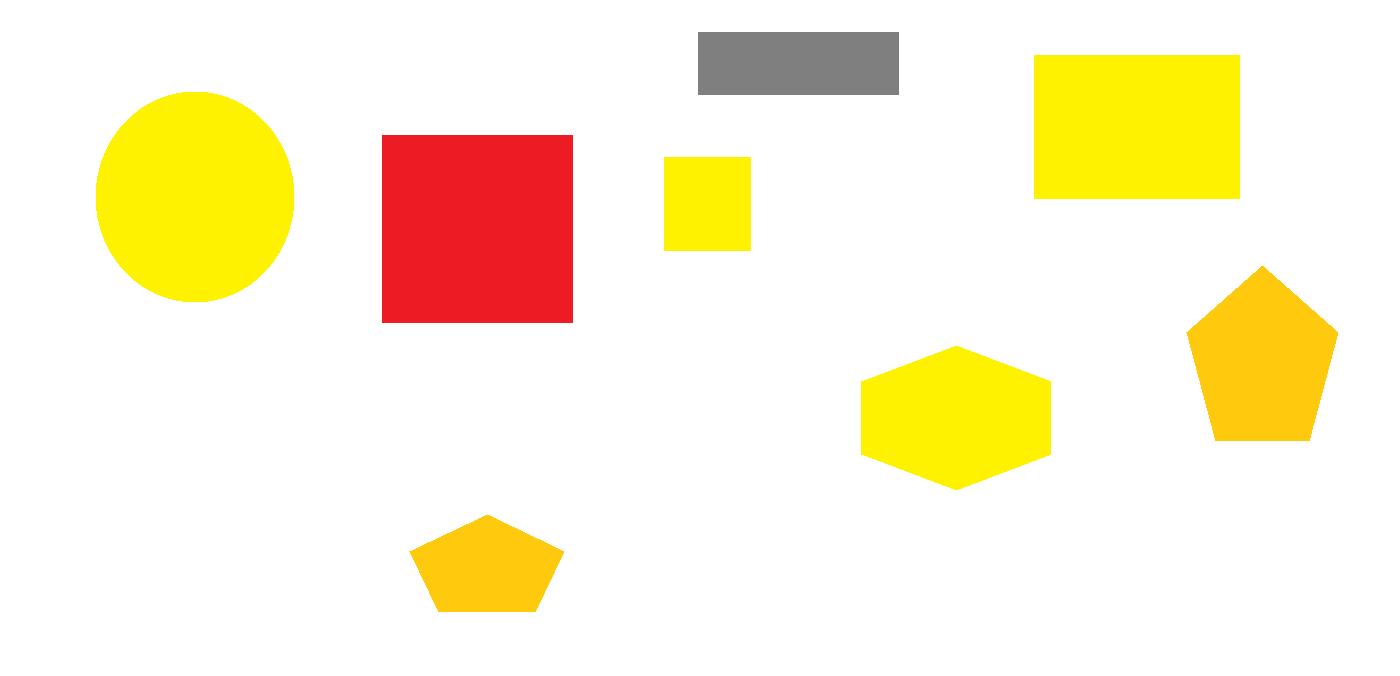
#> input picture PythonApplication3/img.jpg, 1400 x 676 px
$ python PythonApplication3.py
#> lines starting #> are read from the running program, lines starting #| are printed output that depends on the picture; after the words box and inside, x2 and y2 are one past the last pixel; in counts of white or black regions, pixels touching at a corner belong together
import cv2
import imutils
import os

image = cv2.imread('img.jpg')
#> image is the input picture: shape (676, 1400, 3); mean B, G, R 213, 241.8, 252.6
(h, w, d) = image.shape
#> h = 676; w = 1400; d = 3
print("width={}, height={}, depth={}".format(w, h, d))
#| width=1400, height=676, depth=3
cv2.imshow("Image", image)
gray = cv2.cvtColor(image, cv2.COLOR_BGR2GRAY)
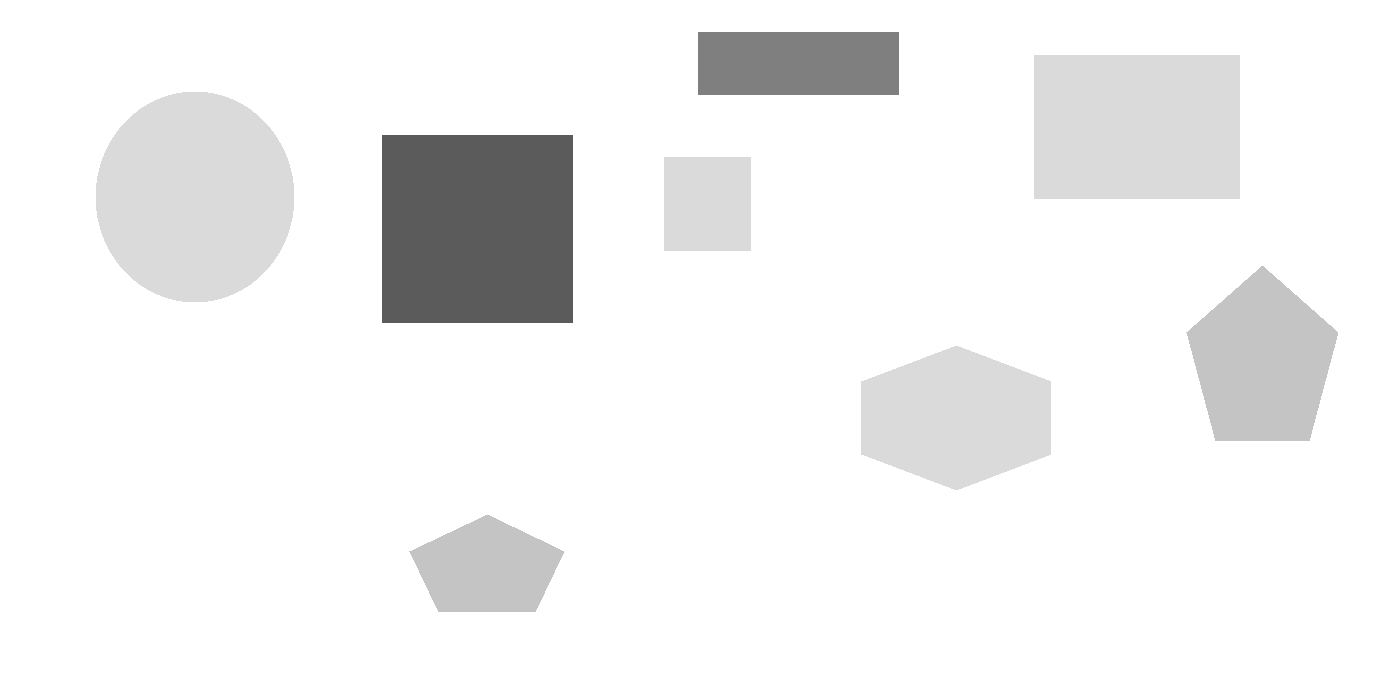
#> gray: shape (676, 1400); min 91, max 255, mean 241.7
thresh = cv2.threshold(gray, 225, 255, cv2.THRESH_BINARY_INV)[1]
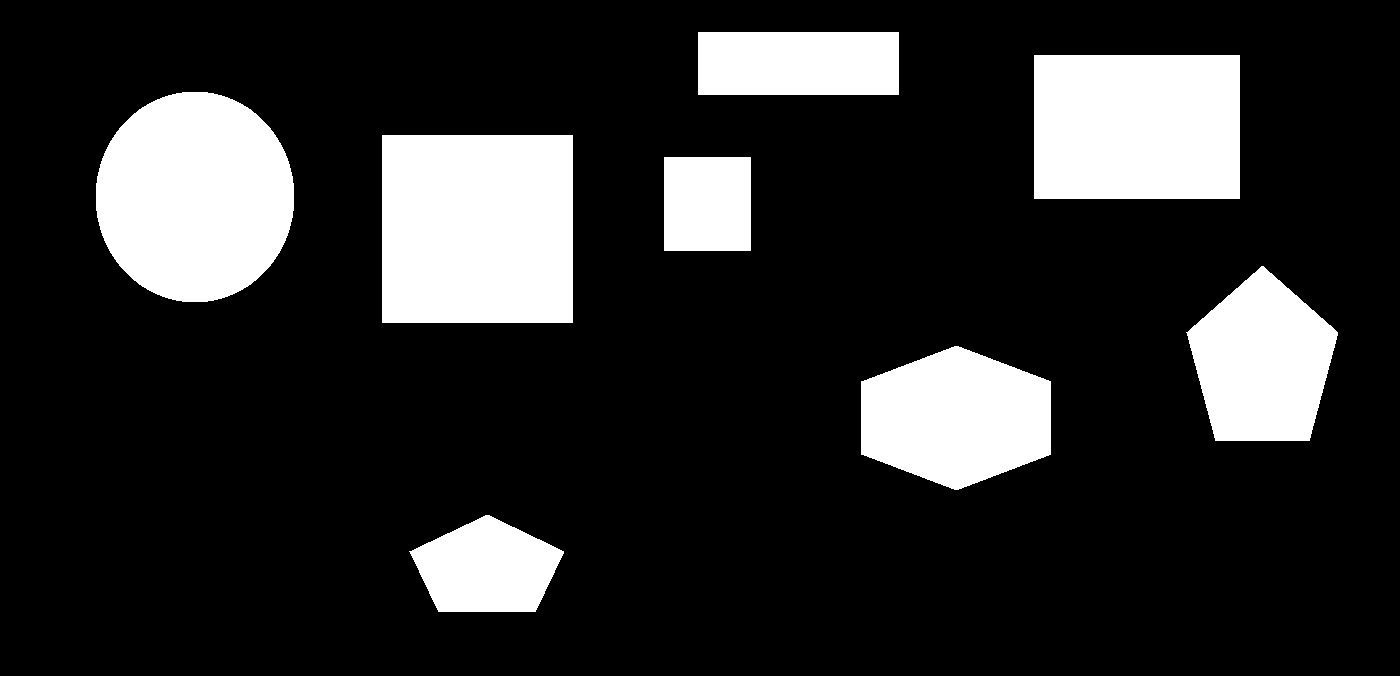
#> thresh: shape (676, 1400); 17.9% white; 8 white regions
cnts = cv2.findContours(thresh.copy(), cv2.RETR_EXTERNAL, cv2.CHAIN_APPROX_SIMPLE)
#> cnts = 8 contours; box (x1, y1, x2, y2) and area: (382, 135, 573, 323) 35530, (96, 92, 294, 302) 32614, (1034, 55, 1240, 199) 29315, (861, 346, 1051, 490) 20447, (1186, 266, 1338, 441) 18220, (698, 32, 899, 95) 12400, (409, 515, 564, 612) 10318, (664, 157, 751, 251) 7998
cnts = imutils.grab_contours(cnts)

output = image.copy()
for c in cnts:
    cv2.drawContours(output, [c], -1, (240, 0, 159), 3)
#> this loop made 8 passes
#> c on passes 4, 5, 7, 8: [[664, 157], [664, 250], [750, 250], [750, 157]], [[382, 135], [382, 322], [572, 322], [572, 135]], [[1034, 55], [1034, 198], [1239, 198], [1239, 55]], [[698, 32], [698, 94], [898, 94], [898, 32]]
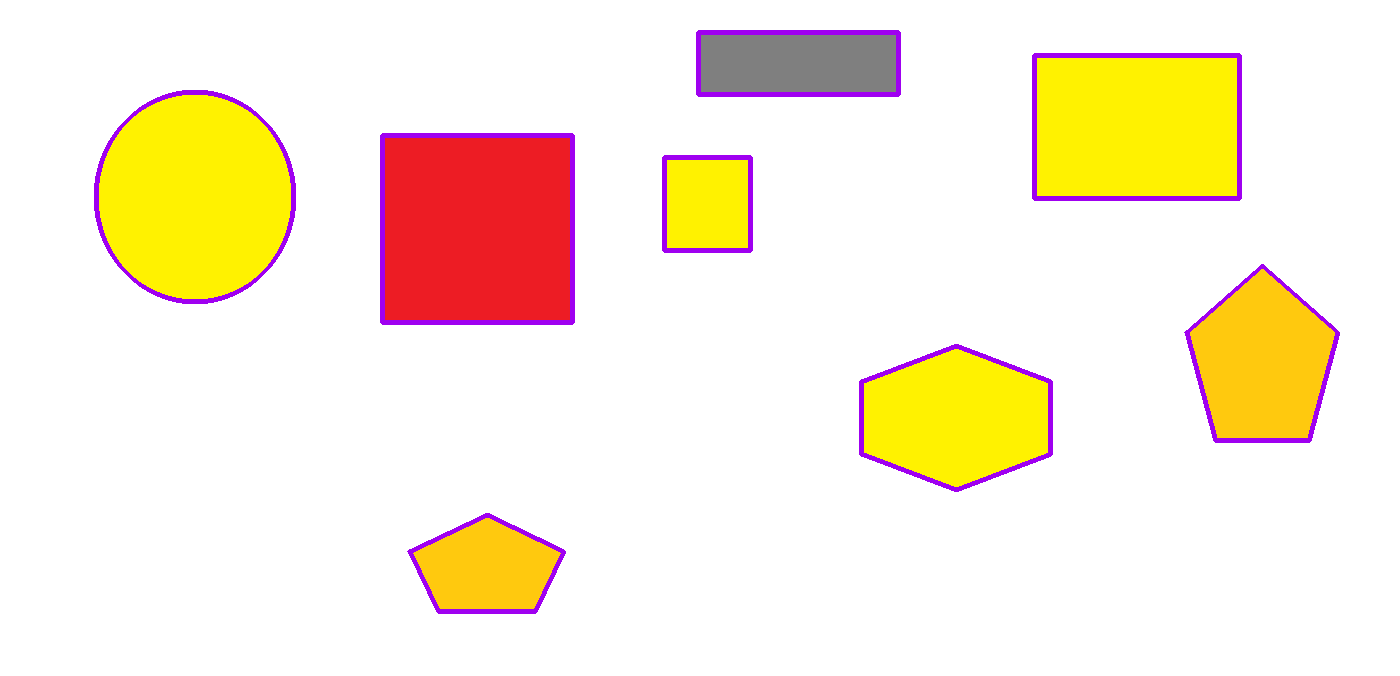
#> output: shape (676, 1400, 3); 2.24% of pixels changed, all inside (x1, y1, x2, y2) = (94, 30, 1340, 614)
text = "Количество найденных объектов = {}".format(len(cnts) )
#> text = 'Количество найденных объектов = 8'
cv2.putText(output, text, (100, 15), cv2.FONT_HERSHEY_COMPLEX, 0.6, (240, 0, 20), 2)

cv2.rectangle(output,(round(w/2)-20,round(h/2)-20),(round(w/2)+20,round(h/2)+20),(2,255,2),-1)
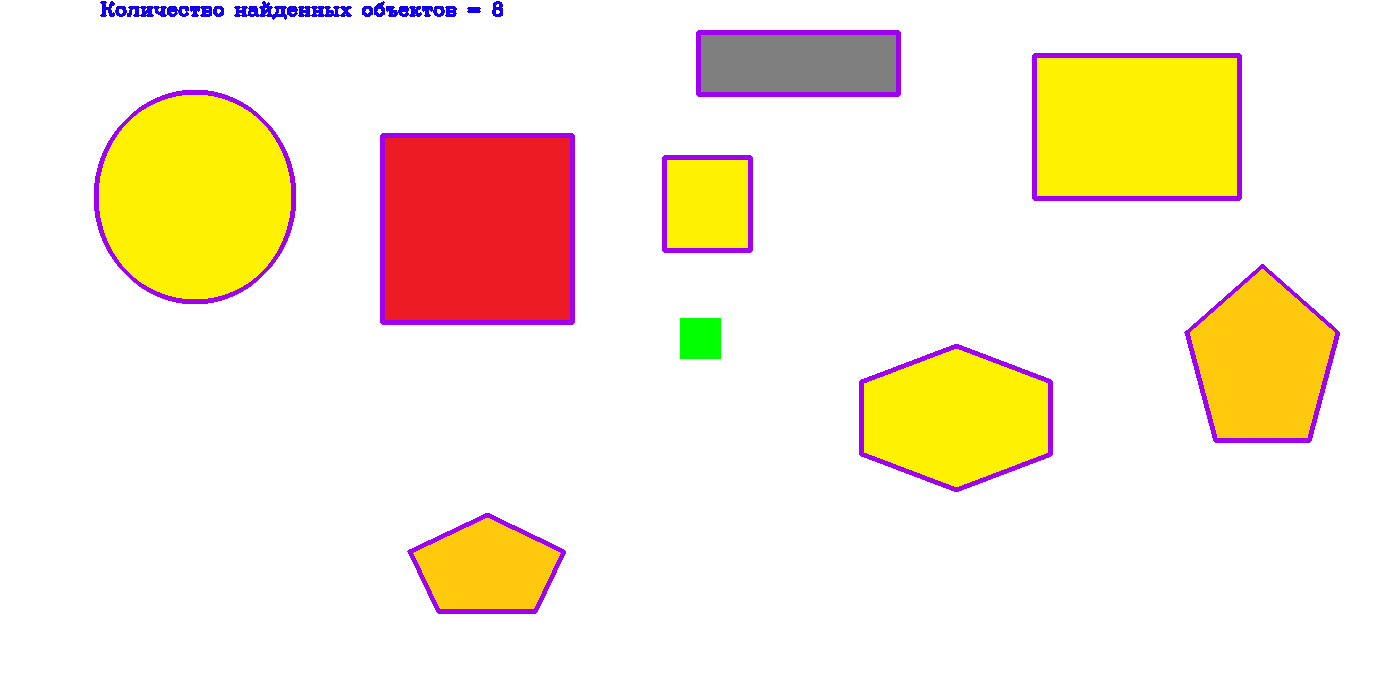
#> output: shape (676, 1400, 3); mean B, G, R 215.2, 236.2, 249.5
cv2.circle(output,(0,h), 6,(0,0,0), -1)
#> output: shape (676, 1400, 3); under 0.01% of pixels changed, all inside (x1, y1, x2, y2) = (0, 670, 6, 676)
cv2.imshow("Contours", output)
cv2.waitKey(0)
